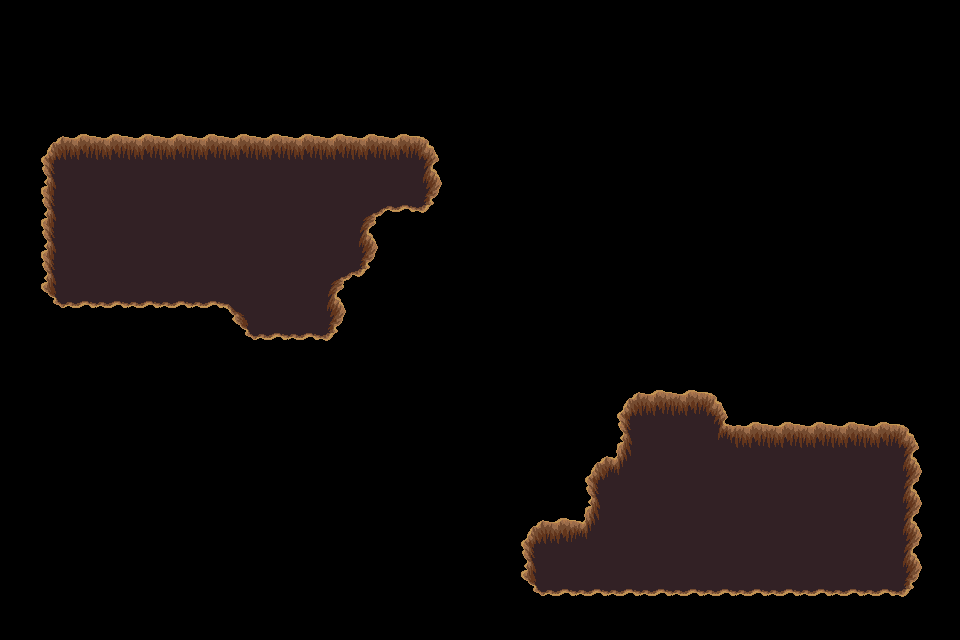

Tiled map render using the project's own tile images. Description and the whole map definition, tile-layer contents included, below:
An orthogonal 30x20 tile map with 32x32 px tiles, 1 tile layer (trou), 2 tilesets.

<map version="1.4" tiledversion="1.4.3" orientation="orthogonal" renderorder="right-down" width="30" height="20" tilewidth="32" tileheight="32" infinite="0" nextlayerid="9" nextobjectid="1">
 <tileset firstgid="1" source="../../dungeon_green.tsx" />
 <tileset firstgid="530" source="../../dungeon.tsx" />
 <layer id="8" name="trou" width="30" height="20">
  <data encoding="csv">
0,0,0,0,0,0,0,0,0,0,0,0,0,0,0,0,0,0,0,0,0,0,0,0,0,0,0,0,0,0,
0,0,0,0,0,0,0,0,0,0,0,0,0,0,0,0,0,0,0,0,0,0,0,0,0,0,0,0,0,0,
0,0,0,0,0,0,0,0,0,0,0,0,0,0,0,0,0,0,0,0,0,0,0,0,0,0,0,0,0,0,
0,0,0,0,0,0,0,0,0,0,0,0,0,0,0,0,0,0,0,0,0,0,0,0,0,0,0,0,0,0,
0,432,433,433,433,433,433,433,433,433,433,433,433,434,0,0,0,0,0,0,0,0,0,0,0,0,0,0,0,0,
0,455,456,456,456,456,456,456,456,456,456,456,456,457,0,0,0,0,0,0,0,0,0,0,0,0,0,0,0,0,
0,455,456,456,456,456,456,456,456,456,456,387,479,480,0,0,0,0,0,0,0,0,0,0,0,0,0,0,0,0,
0,455,456,456,456,456,456,456,456,456,456,457,0,0,0,0,0,0,0,0,0,0,0,0,0,0,0,0,0,0,
0,455,456,456,456,456,456,456,456,456,387,480,0,0,0,0,0,0,0,0,0,0,0,0,0,0,0,0,0,0,
0,478,479,479,479,479,479,388,456,456,457,0,0,0,0,0,0,0,0,0,0,0,0,0,0,0,0,0,0,0,
0,0,0,0,0,0,0,478,479,479,480,0,0,0,0,0,0,0,0,0,0,0,0,0,0,0,0,0,0,0,
0,0,0,0,0,0,0,0,0,0,0,0,0,0,0,0,0,0,0,0,0,0,0,0,0,0,0,0,0,0,
0,0,0,0,0,0,0,0,0,0,0,0,0,0,0,0,0,0,0,432,433,433,434,0,0,0,0,0,0,0,
0,0,0,0,0,0,0,0,0,0,0,0,0,0,0,0,0,0,0,455,456,456,410,433,433,433,433,433,434,0,
0,0,0,0,0,0,0,0,0,0,0,0,0,0,0,0,0,0,432,411,456,456,456,456,456,456,456,456,457,0,
0,0,0,0,0,0,0,0,0,0,0,0,0,0,0,0,0,0,455,456,456,456,456,456,456,456,456,456,457,0,
0,0,0,0,0,0,0,0,0,0,0,0,0,0,0,0,432,433,411,456,456,456,456,456,456,456,456,456,457,0,
0,0,0,0,0,0,0,0,0,0,0,0,0,0,0,0,455,456,456,456,456,456,456,456,456,456,456,456,457,0,
0,0,0,0,0,0,0,0,0,0,0,0,0,0,0,0,478,479,479,479,479,479,479,479,479,479,479,479,480,0,
0,0,0,0,0,0,0,0,0,0,0,0,0,0,0,0,0,0,0,0,0,0,0,0,0,0,0,0,0,0
</data>
 </layer>
</map>
